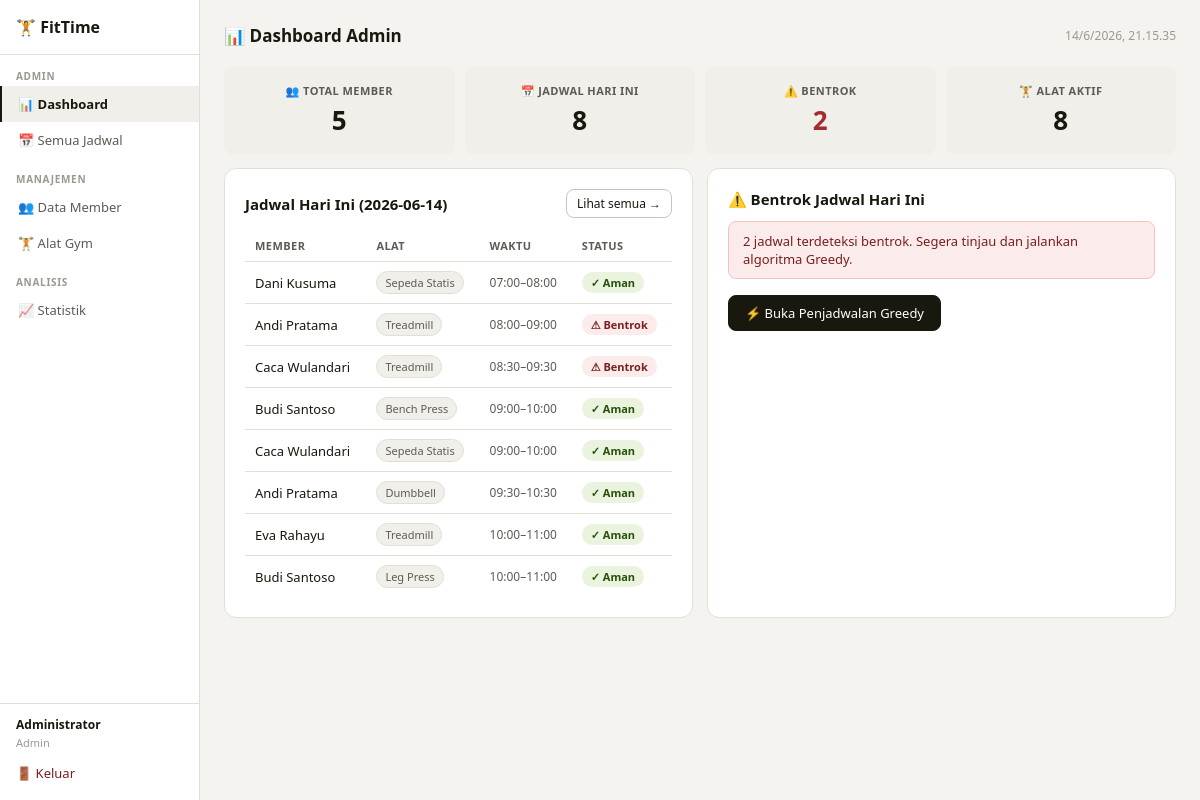
The app's page /dashboard (signed in) with its own data.
### tables this page shows
CREATE TABLE jadwal (
            id INTEGER PRIMARY KEY AUTOINCREMENT,
            user_id INTEGER NOT NULL,
            alat_id INTEGER NOT NULL,
            tanggal TEXT NOT NULL,
            jam_mulai TEXT NOT NULL,
            jam_selesai TEXT NOT NULL,
            catatan TEXT,
            status TEXT DEFAULT 'pending',  -- pending, approved, rejected, clash
            created_at TEXT DEFAULT (datetime('now','localtime')),
            FOREIGN KEY (user_id) REFERENCES users(id),
            FOREIGN KEY (alat_id) REFERENCES alat_gym(id)
        );

CREATE TABLE users (
            id INTEGER PRIMARY KEY AUTOINCREMENT,
            username TEXT UNIQUE NOT NULL,
            password TEXT NOT NULL,
            role TEXT NOT NULL DEFAULT 'member',  -- 'admin' or 'member'
            nama_lengkap TEXT,
            email TEXT,
            no_hp TEXT,
            tanggal_lahir TEXT,
            jenis_kelamin TEXT,
            berat_badan REAL,
            tinggi_badan REAL,
            tujuan_latihan TEXT,
            created_at TEXT DEFAULT (datetime('now','localtime'))
        );

CREATE TABLE alat_gym (
            id INTEGER PRIMARY KEY AUTOINCREMENT,
            nama TEXT UNIQUE NOT NULL,
            deskripsi TEXT,
            kapasitas INTEGER DEFAULT 1,
            aktif INTEGER DEFAULT 1
        );

### app.py (the view, shortened to what this page needs)
@app.route('/dashboard')
@login_required()
def dashboard():
    today = date.today().isoformat()
    with get_db() as db:
        if session['role']=='admin':
            total_member = db.execute("SELECT COUNT(*) FROM users WHERE role='member'").fetchone()[0]
            total_alat = db.execute("SELECT COUNT(*) FROM alat_gym WHERE aktif=1").fetchone()[0]
            jadwal_hari_ini = db.execute('''
                SELECT j.*,u.nama_lengkap as nama,a.nama as alat_nama
                FROM jadwal j JOIN users u ON j.user_id=u.id JOIN alat_gym a ON j.alat_id=a.id
                WHERE j.tanggal=? ORDER BY j.jam_mulai
            ''',(today,)).fetchall()
            clashes = detect_clashes_for_date(db, today)
            total_clash = len(clashes)
            return render_template('dashboard_admin.html',
                total_member=total_member, total_alat=total_alat,
                jadwal_hari_ini=jadwal_hari_ini, total_clash=total_clash,
                clashes=clashes, today=today)

### app.py (called while the page is built)
def get_db():
    conn = sqlite3.connect(DB)
    conn.row_factory = sqlite3.Row
    return conn

def to_min(t):
    h,m = map(int,t.split(':'))
    return h*60+m

def detect_clashes_for_date(db, tanggal):
    rows = db.execute('''
        SELECT j.id, j.jam_mulai, j.jam_selesai, j.alat_id, u.nama_lengkap as nama
        FROM jadwal j JOIN users u ON j.user_id=u.id
        WHERE j.tanggal=? ORDER BY j.alat_id, j.jam_mulai
    ''', (tanggal,)).fetchall()
    clashes = set()
    for i in range(len(rows)):
        for k in range(i+1,len(rows)):
            a,b = rows[i],rows[k]
            if a['alat_id']!=b['alat_id']: continue
            if to_min(a['jam_mulai'])<to_min(b['jam_selesai']) and to_min(b['jam_mulai'])<to_min(a['jam_selesai']):
                clashes.add(a['id']); clashes.add(b['id'])
    return clashes

def login_required(role=None):
    from functools import wraps
    def decorator(f):
        @wraps(f)
        def wrapped(*args,**kwargs):
            if 'user_id' not in session:
                flash('Silakan login terlebih dahulu.','warning')
                return redirect(url_for('login'))
            if role and session.get('role') != role:
                flash('Akses ditolak.','danger')
                return redirect(url_for('dashboard'))
            return f(*args,**kwargs)
        return wrapped
    return decorator

### templates/dashboard_admin.html (shortened to what this page needs)
{% extends 'base.html' %}
{% block content %}
<div class="page-header">
  <div class="page-title">📊 Dashboard Admin</div>
  <span style="font-size:12px;color:var(--text3)" id="clock"></span>
</div>
<div class="grid-4" style="margin-bottom:14px">
  <div class="stat-card"><div class="stat-lbl">👥 Total Member</div><div class="stat-val">{{ total_member }}</div></div>
  <div class="stat-card"><div class="stat-lbl">📅 Jadwal Hari Ini</div><div class="stat-val">{{ jadwal_hari_ini|length }}</div></div>
  <div class="stat-card"><div class="stat-lbl">⚠️ Bentrok</div><div class="stat-val" style="color:{% if total_clash %}var(--red){% else %}var(--green){% endif %}">{{ total_clash }}</div></div>
  <div class="stat-card"><div class="stat-lbl">🏋️ Alat Aktif</div><div class="stat-val">{{ total_alat }}</div></div>
</div>
<div class="grid-2">
  <div class="card">
    <div class="section-title" style="display:flex;justify-content:space-between;align-items:center">
      Jadwal Hari Ini ({{ today }})
      <a href="{{ url_for('admin_jadwal') }}" class="btn btn-sm">Lihat semua →</a>
    </div>
    {% if jadwal_hari_ini %}
    <table><thead><tr><th>Member</th><th>Alat</th><th>Waktu</th><th>Status</th></tr></thead><tbody>
    {% for j in jadwal_hari_ini %}
    <tr>
      <td>{{ j.nama }}</td>
      <td><span class="chip">{{ j.alat_nama }}</span></td>
      <td style="font-size:12px;color:var(--text2)">{{ j.jam_mulai }}–{{ j.jam_selesai }}</td>
      <td>{% if j.id in clashes %}<span class="badge b-clash">⚠ Bentrok</span>{% else %}<span class="badge b-ok">✓ Aman</span>{% endif %}</td>
    </tr>
    {% endfor %}
    </tbody></table>
    {% else %}
    <div class="empty">Belum ada jadwal hari ini</div>
    {% endif %}
  </div>
  <div class="card">
    <div class="section-title">⚠️ Bentrok Jadwal Hari Ini</div>
    {% if total_clash > 0 %}
    <div class="alert alert-danger">{{ total_clash }} jadwal terdeteksi bentrok. Segera tinjau dan jalankan algoritma Greedy.</div>
    <a href="{{ url_for('admin_jadwal') }}" class="btn btn-primary" style="margin-top:4px">⚡ Buka Penjadwalan Greedy</a>
    {% else %}
    <div class="empty" style="color:var(--green-t)">✅ Tidak ada bentrok jadwal hari ini!</div>
    {% endif %}
  </div>
</div>
{% endblock %}

### templates/base.html (style rules this page uses)
:root { --bg:#f4f3ef;--surface:#fff;--surface2:#f0efe9;--border:#e2dfd6;--border2:#c8c5b8; --text:#18180f;--text2:#5c5b55;--text3:#9a9890; --blue:#185FA5;--blue-bg:#e6f1fb;--blue-t:#0c447c; --green:#3B6D11;--green-bg:#eaf3de;--green-t:#27500a; --red:#A32D2D;--red-bg:#fcebeb;--red-t:#791f1f; --amber:#854F0B;--amber-bg:#faeeda;--amber-t:#633806; --r:8px;--rl:12px; }
* { box-sizing:border-box;margin:0;padding:0 }
body { font-family:'Segoe UI',system-ui,sans-serif;background:var(--bg);color:var(--text);font-size:14px;min-height:100vh }
a { color:var(--blue);text-decoration:none }
button,.btn { cursor:pointer;border-radius:var(--r);border:1px solid var(--border2);background:var(--surface);color:var(--text);padding:8px 16px;display:inline-flex;align-items:center;gap:6px;font-weight:500;font-size:13px;transition:all .15s;text-decoration:none }
.btn-primary { background:var(--text);color:var(--surface);border-color:var(--text) }
.btn-sm { padding:5px 10px;font-size:12px }
.card { background:var(--surface);border:1px solid var(--border);border-radius:var(--rl);padding:1.25rem }
.badge { display:inline-flex;align-items:center;gap:3px;padding:3px 9px;border-radius:99px;font-size:11px;font-weight:600 }
.b-ok { background:var(--green-bg);color:var(--green-t) }
.b-clash { background:var(--red-bg);color:var(--red-t) }
.alert { padding:10px 14px;border-radius:var(--r);font-size:13px;margin-bottom:12px }
.alert-danger { background:var(--red-bg);color:var(--red-t);border:1px solid #f7c1c1 }
table { width:100%;border-collapse:collapse;font-size:13px }
th { text-align:left;padding:8px 10px;font-size:11px;font-weight:700;color:var(--text2);border-bottom:1px solid var(--border);text-transform:uppercase;letter-spacing:.04em }
td { padding:9px 10px;border-bottom:1px solid var(--border);vertical-align:middle }
tr:last-child td { border-bottom:none }
.grid-2 { display:grid;grid-template-columns:1fr 1fr;gap:14px }
.grid-4 { display:grid;grid-template-columns:repeat(4,1fr);gap:10px }
.stat-card { background:var(--surface2);border-radius:var(--r);padding:1rem;text-align:center }
.stat-lbl { font-size:11px;color:var(--text2);margin-bottom:4px;font-weight:700;text-transform:uppercase;letter-spacing:.04em }
.stat-val { font-size:26px;font-weight:700 }
.section-title { font-size:15px;font-weight:700;color:var(--text);margin-bottom:12px }
.chip { display:inline-flex;align-items:center;padding:3px 8px;border-radius:99px;font-size:11px;background:var(--surface2);color:var(--text2);border:1px solid var(--border);gap:4px }
.page-header { display:flex;align-items:center;justify-content:space-between;margin-bottom:1.25rem;flex-wrap:wrap;gap:8px }
.page-title { font-size:17px;font-weight:800;color:var(--text);display:flex;align-items:center;gap:8px }

### records on screen
jadwal: nama "Dani Kusuma", alat_nama "Sepeda Statis", jam_mulai "07:00", jam_selesai "08:00", shows "✓ Aman"
jadwal: nama "Andi Pratama", alat_nama "Treadmill", jam_mulai "08:00", jam_selesai "09:00", shows "⚠ Bentrok"
jadwal: nama "Caca Wulandari", alat_nama "Treadmill", jam_mulai "08:30", jam_selesai "09:30", shows "⚠ Bentrok"
jadwal: nama "Budi Santoso", alat_nama "Bench Press", jam_mulai "09:00", jam_selesai "10:00", shows "✓ Aman"
jadwal: nama "Caca Wulandari", alat_nama "Sepeda Statis", jam_mulai "09:00", jam_selesai "10:00", shows "✓ Aman"
jadwal: nama "Andi Pratama", alat_nama "Dumbbell", jam_mulai "09:30", jam_selesai "10:30", shows "✓ Aman"
jadwal: nama "Eva Rahayu", alat_nama "Treadmill", jam_mulai "10:00", jam_selesai "11:00", shows "✓ Aman"
jadwal: nama "Budi Santoso", alat_nama "Leg Press", jam_mulai "10:00", jam_selesai "11:00", shows "✓ Aman"

### other values on screen
{{ session.nama }} "Administrator"
{{ session.role|capitalize }} "Admin"
{{ total_member }} "5"
{{ jadwal_hari_ini|length }} "8"
{{ total_clash }} "2"
{{ total_alat }} "8"
